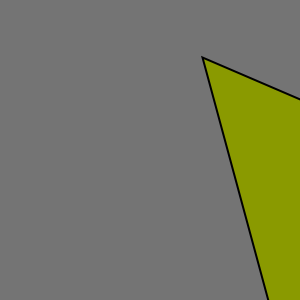
Frame 1 (no input)
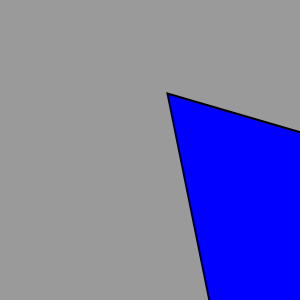
Frame 60 (the mouse pressed at the canvas centre just before this capture)
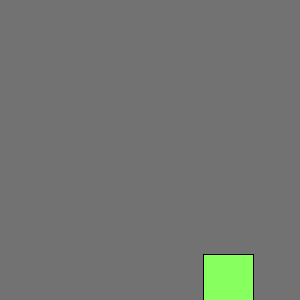
Frame 120 (the mouse held since frame 60 and released just before this capture)

The Processing sketch that drew these frames (run headless with seeded random() and noise(); from frame 60 on, the mouse is pressed at the canvas centre):

// Processing sketch: processing_113018
// ── processing_113018.pde

int timer = 0; 
 
void setup() {   
    size(300, 300);
    colorMode(HSB, 360, 100, 100);
}
void draw() { 
    timer += 1;
    println(timer);
    background(random(255));
    
    if (timer >= 300)
    {
        timer = 0;
    }
    if (timer != 0 && timer < 100) 
    {
        scale(2);
        fill(random(255),random(255),random(255));
        triangle(random(1,300), random(1,300), random(1,300), random(1,300), random(1,300), random(1,300));
    }
    else if (timer >= 100 && timer < 200) 
    {
        fill(random(255),random(255),random(255));
        rect(random(1,300), random(1,300), random(1,300), random(1,300));
    }
    else if (timer >= 200 && timer < 300) 
    {
        fill(random(255),random(255),random(255));
        ellipse(random(1,300), random(1,300), random(1,300), random(1,300));
    }
        
}
 
